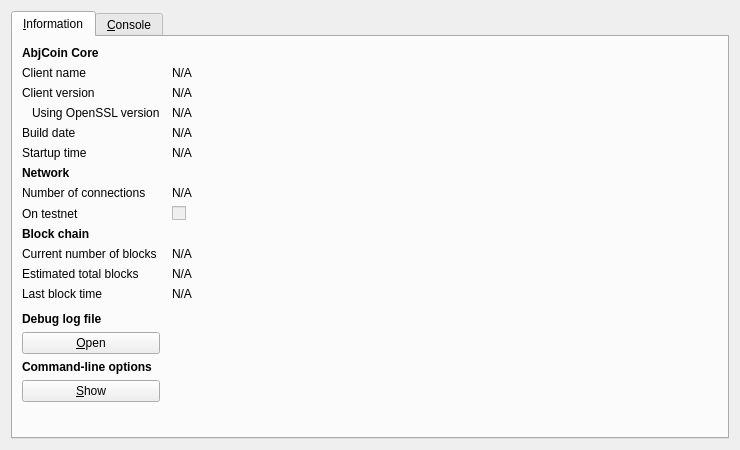
<?xml version="1.0" encoding="UTF-8"?>
<ui version="4.0">
 <class>RPCConsole</class>
 <widget class="QDialog" name="RPCConsole">
  <property name="geometry">
   <rect>
    <x>0</x>
    <y>0</y>
    <width>740</width>
    <height>450</height>
   </rect>
  </property>
  <property name="windowTitle">
   <string>AbjCoin - Debug window</string>
  </property>
  <layout class="QVBoxLayout" name="verticalLayout_2">
   <item>
    <widget class="QTabWidget" name="tabWidget">
     <property name="currentIndex">
      <number>0</number>
     </property>
     <widget class="QWidget" name="tab_info">
      <attribute name="title">
       <string>&amp;Information</string>
      </attribute>
      <layout class="QGridLayout" name="gridLayout" columnstretch="0,1">
       <property name="horizontalSpacing">
        <number>12</number>
       </property>
       <item row="0" column="0">
        <widget class="QLabel" name="label_9">
         <property name="font">
          <font>
           <weight>75</weight>
           <bold>true</bold>
          </font>
         </property>
         <property name="text">
          <string>AbjCoin Core</string>
         </property>
        </widget>
       </item>
       <item row="1" column="0">
        <widget class="QLabel" name="label_5">
         <property name="text">
          <string>Client name</string>
         </property>
        </widget>
       </item>
       <item row="1" column="1">
        <widget class="QLabel" name="clientName">
         <property name="cursor">
          <cursorShape>IBeamCursor</cursorShape>
         </property>
         <property name="text">
          <string>N/A</string>
         </property>
         <property name="textFormat">
          <enum>Qt::PlainText</enum>
         </property>
         <property name="textInteractionFlags">
          <set>Qt::LinksAccessibleByMouse|Qt::TextSelectableByKeyboard|Qt::TextSelectableByMouse</set>
         </property>
        </widget>
       </item>
       <item row="2" column="0">
        <widget class="QLabel" name="label_6">
         <property name="text">
          <string>Client version</string>
         </property>
        </widget>
       </item>
       <item row="2" column="1">
        <widget class="QLabel" name="clientVersion">
         <property name="cursor">
          <cursorShape>IBeamCursor</cursorShape>
         </property>
         <property name="text">
          <string>N/A</string>
         </property>
         <property name="textFormat">
          <enum>Qt::PlainText</enum>
         </property>
         <property name="textInteractionFlags">
          <set>Qt::LinksAccessibleByMouse|Qt::TextSelectableByKeyboard|Qt::TextSelectableByMouse</set>
         </property>
        </widget>
       </item>
       <item row="3" column="0">
        <widget class="QLabel" name="label_14">
         <property name="text">
          <string>Using OpenSSL version</string>
         </property>
         <property name="indent">
          <number>10</number>
         </property>
        </widget>
       </item>
       <item row="3" column="1">
        <widget class="QLabel" name="openSSLVersion">
         <property name="cursor">
          <cursorShape>IBeamCursor</cursorShape>
         </property>
         <property name="text">
          <string>N/A</string>
         </property>
         <property name="textFormat">
          <enum>Qt::PlainText</enum>
         </property>
         <property name="textInteractionFlags">
          <set>Qt::LinksAccessibleByMouse|Qt::TextSelectableByKeyboard|Qt::TextSelectableByMouse</set>
         </property>
        </widget>
       </item>
       <item row="4" column="0">
        <widget class="QLabel" name="label_12">
         <property name="text">
          <string>Build date</string>
         </property>
        </widget>
       </item>
       <item row="4" column="1">
        <widget class="QLabel" name="buildDate">
         <property name="cursor">
          <cursorShape>IBeamCursor</cursorShape>
         </property>
         <property name="text">
          <string>N/A</string>
         </property>
         <property name="textFormat">
          <enum>Qt::PlainText</enum>
         </property>
         <property name="textInteractionFlags">
          <set>Qt::LinksAccessibleByMouse|Qt::TextSelectableByKeyboard|Qt::TextSelectableByMouse</set>
         </property>
        </widget>
       </item>
       <item row="5" column="0">
        <widget class="QLabel" name="label_13">
         <property name="text">
          <string>Startup time</string>
         </property>
        </widget>
       </item>
       <item row="5" column="1">
        <widget class="QLabel" name="startupTime">
         <property name="cursor">
          <cursorShape>IBeamCursor</cursorShape>
         </property>
         <property name="text">
          <string>N/A</string>
         </property>
         <property name="textFormat">
          <enum>Qt::PlainText</enum>
         </property>
         <property name="textInteractionFlags">
          <set>Qt::LinksAccessibleByMouse|Qt::TextSelectableByKeyboard|Qt::TextSelectableByMouse</set>
         </property>
        </widget>
       </item>
       <item row="6" column="0">
        <widget class="QLabel" name="label_11">
         <property name="font">
          <font>
           <weight>75</weight>
           <bold>true</bold>
          </font>
         </property>
         <property name="text">
          <string>Network</string>
         </property>
        </widget>
       </item>
       <item row="7" column="0">
        <widget class="QLabel" name="label_7">
         <property name="text">
          <string>Number of connections</string>
         </property>
        </widget>
       </item>
       <item row="7" column="1">
        <widget class="QLabel" name="numberOfConnections">
         <property name="cursor">
          <cursorShape>IBeamCursor</cursorShape>
         </property>
         <property name="text">
          <string>N/A</string>
         </property>
         <property name="textFormat">
          <enum>Qt::PlainText</enum>
         </property>
         <property name="textInteractionFlags">
          <set>Qt::LinksAccessibleByMouse|Qt::TextSelectableByKeyboard|Qt::TextSelectableByMouse</set>
         </property>
        </widget>
       </item>
       <item row="8" column="0">
        <widget class="QLabel" name="label_8">
         <property name="text">
          <string>On testnet</string>
         </property>
        </widget>
       </item>
       <item row="8" column="1">
        <widget class="QCheckBox" name="isTestNet">
         <property name="enabled">
          <bool>false</bool>
         </property>
         <property name="text">
          <string/>
         </property>
        </widget>
       </item>
       <item row="9" column="0">
        <widget class="QLabel" name="label_10">
         <property name="font">
          <font>
           <weight>75</weight>
           <bold>true</bold>
          </font>
         </property>
         <property name="text">
          <string>Block chain</string>
         </property>
        </widget>
       </item>
       <item row="10" column="0">
        <widget class="QLabel" name="label_3">
         <property name="text">
          <string>Current number of blocks</string>
         </property>
        </widget>
       </item>
       <item row="10" column="1">
        <widget class="QLabel" name="numberOfBlocks">
         <property name="cursor">
          <cursorShape>IBeamCursor</cursorShape>
         </property>
         <property name="text">
          <string>N/A</string>
         </property>
         <property name="textFormat">
          <enum>Qt::PlainText</enum>
         </property>
         <property name="textInteractionFlags">
          <set>Qt::LinksAccessibleByMouse|Qt::TextSelectableByKeyboard|Qt::TextSelectableByMouse</set>
         </property>
        </widget>
       </item>
       <item row="11" column="0">
        <widget class="QLabel" name="label_4">
         <property name="text">
          <string>Estimated total blocks</string>
         </property>
        </widget>
       </item>
       <item row="11" column="1">
        <widget class="QLabel" name="totalBlocks">
         <property name="cursor">
          <cursorShape>IBeamCursor</cursorShape>
         </property>
         <property name="text">
          <string>N/A</string>
         </property>
         <property name="textFormat">
          <enum>Qt::PlainText</enum>
         </property>
         <property name="textInteractionFlags">
          <set>Qt::LinksAccessibleByMouse|Qt::TextSelectableByKeyboard|Qt::TextSelectableByMouse</set>
         </property>
        </widget>
       </item>
       <item row="12" column="0">
        <widget class="QLabel" name="label_2">
         <property name="text">
          <string>Last block time</string>
         </property>
        </widget>
       </item>
       <item row="12" column="1">
        <widget class="QLabel" name="lastBlockTime">
         <property name="cursor">
          <cursorShape>IBeamCursor</cursorShape>
         </property>
         <property name="text">
          <string>N/A</string>
         </property>
         <property name="textFormat">
          <enum>Qt::PlainText</enum>
         </property>
         <property name="textInteractionFlags">
          <set>Qt::LinksAccessibleByMouse|Qt::TextSelectableByKeyboard|Qt::TextSelectableByMouse</set>
         </property>
        </widget>
       </item>
       <item row="13" column="0">
        <spacer name="verticalSpacer_2">
         <property name="orientation">
          <enum>Qt::Vertical</enum>
         </property>
         <property name="sizeHint" stdset="0">
          <size>
           <width>20</width>
           <height>20</height>
          </size>
         </property>
        </spacer>
       </item>
       <item row="14" column="0">
        <widget class="QLabel" name="labelDebugLogfile">
         <property name="font">
          <font>
           <weight>75</weight>
           <bold>true</bold>
          </font>
         </property>
         <property name="text">
          <string>Debug log file</string>
         </property>
        </widget>
       </item>
       <item row="15" column="0">
        <widget class="QPushButton" name="openDebugLogfileButton">
         <property name="toolTip">
          <string>Open the AbjCoin debug log file from the current data directory. This can take a few seconds for large log files.</string>
         </property>
         <property name="text">
          <string>&amp;Open</string>
         </property>
         <property name="autoDefault">
          <bool>false</bool>
         </property>
        </widget>
       </item>
       <item row="16" column="0">
        <widget class="QLabel" name="labelCLOptions">
         <property name="font">
          <font>
           <weight>75</weight>
           <bold>true</bold>
          </font>
         </property>
         <property name="text">
          <string>Command-line options</string>
         </property>
        </widget>
       </item>
       <item row="17" column="0">
        <widget class="QPushButton" name="showCLOptionsButton">
         <property name="toolTip">
          <string>Show the AbjCoin-Qt help message to get a list with possible AbjCoin command-line options.</string>
         </property>
         <property name="text">
          <string>&amp;Show</string>
         </property>
         <property name="autoDefault">
          <bool>false</bool>
         </property>
        </widget>
       </item>
       <item row="18" column="0">
        <spacer name="verticalSpacer">
         <property name="orientation">
          <enum>Qt::Vertical</enum>
         </property>
         <property name="sizeHint" stdset="0">
          <size>
           <width>20</width>
           <height>40</height>
          </size>
         </property>
        </spacer>
       </item>
      </layout>
     </widget>
     <widget class="QWidget" name="tab_console">
      <attribute name="title">
       <string>&amp;Console</string>
      </attribute>
      <layout class="QVBoxLayout" name="verticalLayout_3">
       <property name="spacing">
        <number>3</number>
       </property>
       <item>
        <widget class="QTextEdit" name="messagesWidget">
         <property name="minimumSize">
          <size>
           <width>0</width>
           <height>100</height>
          </size>
         </property>
         <property name="readOnly">
          <bool>true</bool>
         </property>
         <property name="tabKeyNavigation" stdset="0">
          <bool>false</bool>
         </property>
         <property name="columnCount" stdset="0">
          <number>2</number>
         </property>
        </widget>
       </item>
       <item>
        <layout class="QHBoxLayout" name="horizontalLayout">
         <property name="spacing">
          <number>3</number>
         </property>
         <item>
          <widget class="QLabel" name="label">
           <property name="text">
            <string notr="true">&gt;</string>
           </property>
          </widget>
         </item>
         <item>
          <widget class="QLineEdit" name="lineEdit"/>
         </item>
         <item>
          <widget class="QPushButton" name="clearButton">
           <property name="maximumSize">
            <size>
             <width>24</width>
             <height>24</height>
            </size>
           </property>
           <property name="toolTip">
            <string>Clear console</string>
           </property>
           <property name="text">
            <string/>
           </property>
           <property name="icon">
            <iconset resource="../bitcoin.qrc">
             <normaloff>:/icons/remove</normaloff>:/icons/remove</iconset>
           </property>
           <property name="shortcut">
            <string notr="true">Ctrl+L</string>
           </property>
           <property name="autoDefault">
            <bool>false</bool>
           </property>
          </widget>
         </item>
        </layout>
       </item>
      </layout>
     </widget>
    </widget>
   </item>
  </layout>
 </widget>
 <resources>
  <include location="../bitcoin.qrc"/>
 </resources>
 <connections/>
</ui>
